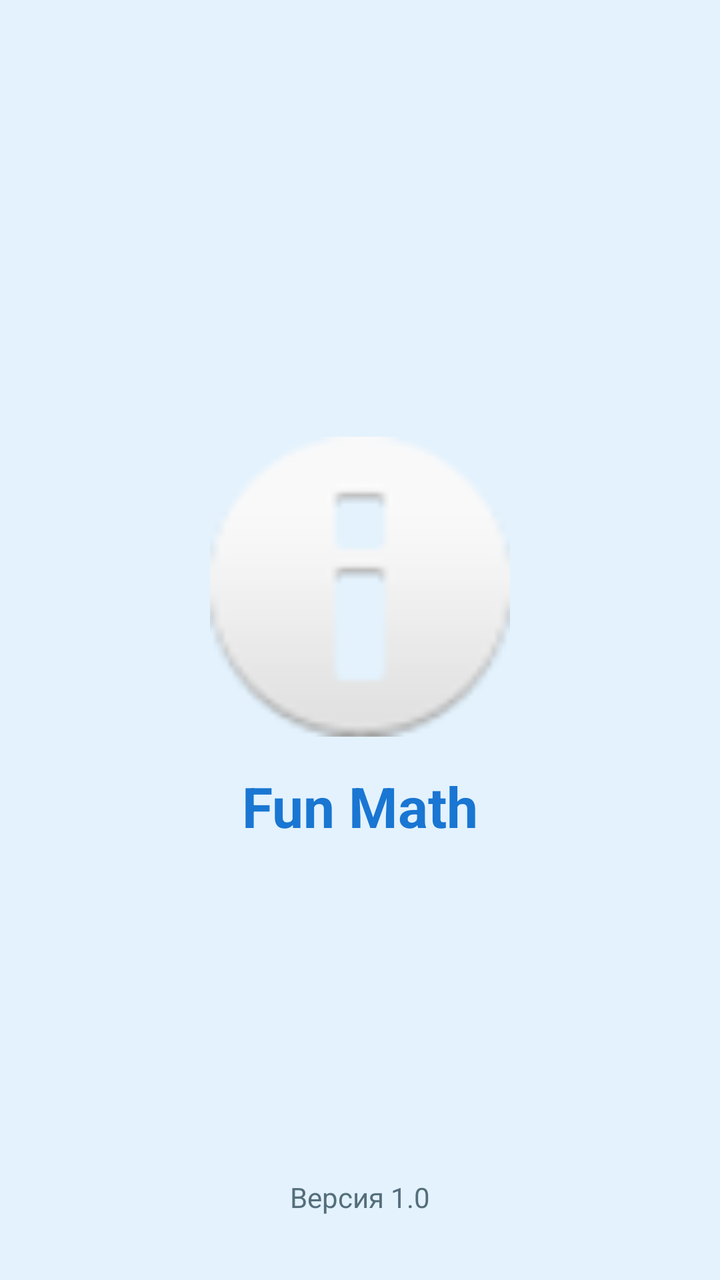
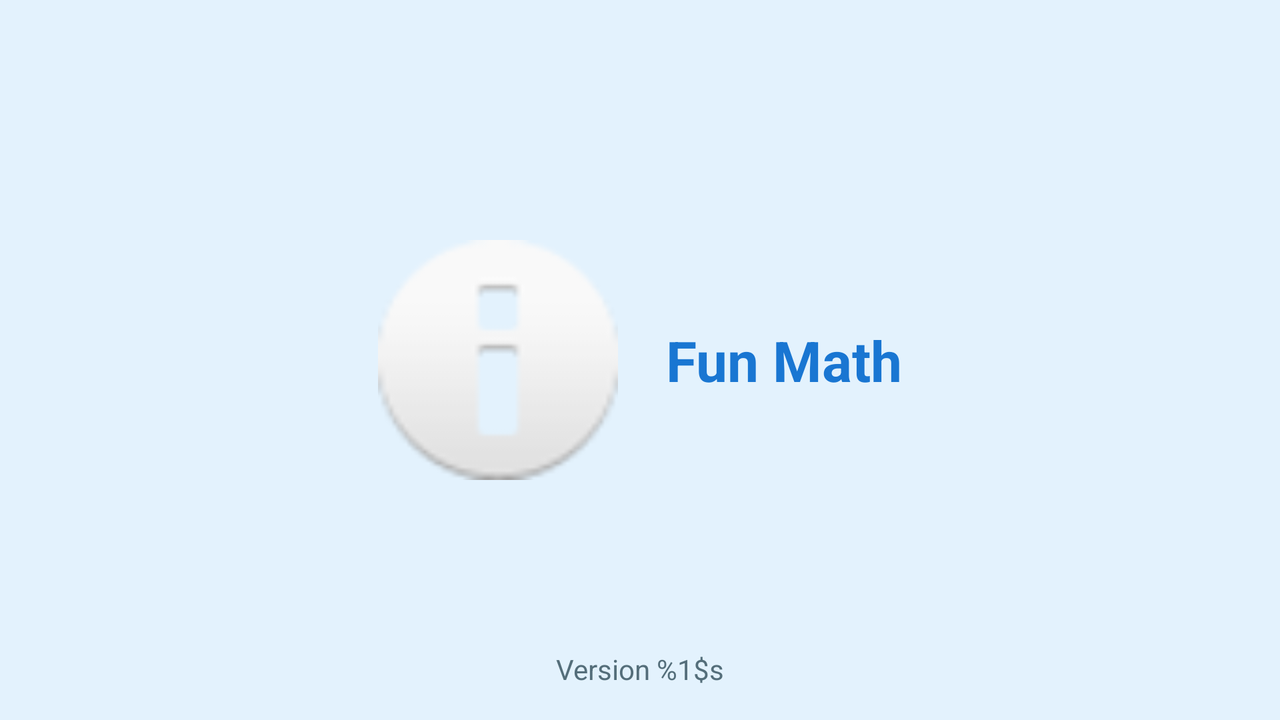

First picture: res/layout/ on a phone held upright. Second picture: the repository's own variant of that layout, on a device whose configuration matches the variant's folder. Source for both follows.
<!-- AndroidManifest.xml: application theme Theme.MathPractice -->
<!-- res/layout/activity_splash.xml -->
<?xml version="1.0" encoding="utf-8"?>
<androidx.constraintlayout.widget.ConstraintLayout xmlns:android="http://schemas.android.com/apk/res/android"
    xmlns:app="http://schemas.android.com/apk/res-auto"
    xmlns:tools="http://schemas.android.com/tools"
    android:layout_width="match_parent"
    android:layout_height="match_parent"
    android:background="#E3F2FD"
    tools:context=".SplashActivity">

    <ImageView
        android:id="@+id/ivLogo"
        android:layout_width="150dp"
        android:layout_height="150dp"
        android:src="@android:drawable/ic_dialog_info"
        app:layout_constraintBottom_toTopOf="@+id/tvAppName"
        app:layout_constraintEnd_toEndOf="parent"
        app:layout_constraintHorizontal_bias="0.5"
        app:layout_constraintStart_toStartOf="parent"
        app:layout_constraintTop_toTopOf="parent"
        app:layout_constraintVertical_chainStyle="packed" />

    <TextView
        android:id="@+id/tvAppName"
        android:layout_width="wrap_content"
        android:layout_height="wrap_content"
        android:layout_marginTop="16dp"
        android:text="@string/app_name"
        android:textColor="#1976D2"
        android:textSize="28sp"
        android:textStyle="bold"
        app:layout_constraintBottom_toBottomOf="parent"
        app:layout_constraintEnd_toEndOf="parent"
        app:layout_constraintHorizontal_bias="0.5"
        app:layout_constraintStart_toStartOf="parent"
        app:layout_constraintTop_toBottomOf="@+id/ivLogo" />

    <TextView
        android:id="@+id/tvVersion"
        android:layout_width="wrap_content"
        android:layout_height="wrap_content"
        android:layout_marginBottom="32dp"
        android:text="Версия 1.0"
        android:textColor="#546E7A"
        app:layout_constraintBottom_toBottomOf="parent"
        app:layout_constraintEnd_toEndOf="parent"
        app:layout_constraintStart_toStartOf="parent" />

</androidx.constraintlayout.widget.ConstraintLayout>
<!-- resources referenced by this layout -->
<resources>
  <string name="app_name">Fun Math</string>
  <style name="Theme.MathPractice" parent="Base.Theme.MathPractice" />
  <style name="Base.Theme.MathPractice" parent="Theme.Material3.DayNight.NoActionBar">
          <item name="colorPrimary">@color/primary</item>
          <item name="colorSecondary">@color/primary_dark</item>
          <item name="colorTertiary">@color/accent</item>
          <item name="android:windowBackground">@color/background_main</item>
      </style>
  <color name="primary">#4CAF50</color>
  <color name="primary_dark">#388E3C</color>
  <color name="accent">#FFC107</color>
  <color name="background_main">#F1F8E9</color>
</resources>
<!-- res/layout-land/activity_splash.xml (the repository's variant of the layout above) -->
<!-- drawn on the phone turned sideways -->
<?xml version="1.0" encoding="utf-8"?>
<androidx.constraintlayout.widget.ConstraintLayout xmlns:android="http://schemas.android.com/apk/res/android"
    xmlns:app="http://schemas.android.com/apk/res-auto"
    xmlns:tools="http://schemas.android.com/tools"
    android:layout_width="match_parent"
    android:layout_height="match_parent"
    android:background="#E3F2FD"
    tools:context=".SplashActivity">

    <ImageView
        android:id="@+id/ivLogo"
        android:layout_width="120dp"
        android:layout_height="120dp"
        android:src="@android:drawable/ic_dialog_info"
        app:layout_constraintBottom_toBottomOf="parent"
        app:layout_constraintEnd_toStartOf="@+id/tvAppName"
        app:layout_constraintHorizontal_bias="0.5"
        app:layout_constraintHorizontal_chainStyle="packed"
        app:layout_constraintStart_toStartOf="parent"
        app:layout_constraintTop_toTopOf="parent" />

    <TextView
        android:id="@+id/tvAppName"
        android:layout_width="wrap_content"
        android:layout_height="wrap_content"
        android:layout_marginStart="24dp"
        android:text="@string/app_name"
        android:textColor="#1976D2"
        android:textSize="28sp"
        android:textStyle="bold"
        app:layout_constraintBottom_toBottomOf="@+id/ivLogo"
        app:layout_constraintEnd_toEndOf="parent"
        app:layout_constraintHorizontal_bias="0.5"
        app:layout_constraintStart_toEndOf="@+id/ivLogo"
        app:layout_constraintTop_toTopOf="@+id/ivLogo" />

    <TextView
        android:id="@+id/tvVersion"
        android:layout_width="wrap_content"
        android:layout_height="wrap_content"
        android:layout_marginBottom="16dp"
        android:text="@string/version_template"
        android:textColor="#546E7A"
        app:layout_constraintBottom_toBottomOf="parent"
        app:layout_constraintEnd_toEndOf="parent"
        app:layout_constraintStart_toStartOf="parent" />

</androidx.constraintlayout.widget.ConstraintLayout>
<!-- resources referenced by the variant -->
<!-- as the phone turned sideways resolves them -->
<resources>
  <string name="app_name">Fun Math</string>
  <string name="version_template">Version %1$s</string>
  <style name="Theme.MathPractice" parent="Base.Theme.MathPractice" />
  <style name="Base.Theme.MathPractice" parent="Theme.Material3.DayNight.NoActionBar">
          <item name="colorPrimary">@color/primary</item>
          <item name="colorSecondary">@color/primary_dark</item>
          <item name="colorTertiary">@color/accent</item>
          <item name="android:windowBackground">@color/background_main</item>
      </style>
  <color name="primary">#4CAF50</color>
  <color name="primary_dark">#388E3C</color>
  <color name="accent">#FFC107</color>
  <color name="background_main">#F1F8E9</color>
</resources>
